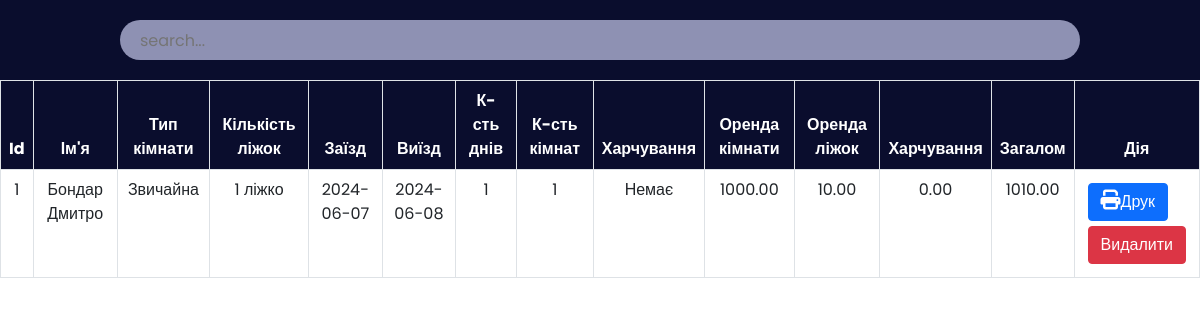
Screenshot of /admin/payment.php with the database file from the repository.
### tables this page shows
CREATE TABLE `payment` (
  `id` int(30) NOT NULL,
  `Name` varchar(30) NOT NULL,
  `Email` varchar(30) NOT NULL,
  `RoomType` varchar(30) NOT NULL,
  `Bed` varchar(30) NOT NULL,
  `NoofRoom` int(30) NOT NULL,
  `cin` date NOT NULL,
  `cout` date NOT NULL,
  `noofdays` int(30) NOT NULL,
  `roomtotal` double(8,2) NOT NULL,
  `bedtotal` double(8,2) NOT NULL,
  `meal` varchar(30) NOT NULL,
  `mealtotal` double(8,2) NOT NULL,
  `finaltotal` double(8,2) NOT NULL
);

### admin/payment.php (the view, shortened to what this page needs)
<?php
    include '../config.php';
?>
<!DOCTYPE html>
<html lang="en">
<head>
    <link href="https://cdn.jsdelivr.net/npm/bootstrap@5.0.2/dist/css/bootstrap.min.css" rel="stylesheet">
    <link rel="stylesheet" href="https://cdnjs.cloudflare.com/ajax/libs/font-awesome/6.2.0/css/all.min.css"/>
	<link rel="stylesheet" href="css/roombook.css">
</head>
<body>
	<div class="searchsection">
        <input type="text" name="search_bar" id="search_bar" placeholder="search..." onkeyup="searchFun()">
    </div>
    <div class="roombooktable" class="table-responsive-xl">
        <?php
            $paymanttablesql = "SELECT * FROM payment";
            $paymantresult = mysqli_query($conn, $paymanttablesql);
        ?>
        <table class="table table-bordered" id="table-data">
            <thead>
                <tr>
                    <th scope="col">Id</th>
                    <th scope="col">Ім'я</th>
                    <th scope="col">Тип кімнати</th>
                    <th scope="col">Кількість ліжок</th>
                    <th scope="col">Заїзд</th>
                    <th scope="col">Виїзд</th>
					<th scope="col">К-сть днів</th>
                    <th scope="col">К-сть кімнат</th>
					<th scope="col">Харчування</th>
                    <th scope="col">Оренда кімнати</th>
                    <th scope="col">Оренда ліжок</th>
                    <th scope="col">Харчування</th>
					<th scope="col">Загалом</th>
                    <th scope="col">Дія</th>
                </tr>
            </thead>
            <tbody>
            <?php
            while ($res = mysqli_fetch_array($paymantresult)) {
            ?>
                <tr>
                    <td><?php echo $res['id'] ?></td>
                    <td><?php echo $res['Name'] ?></td>
                    <td><?php echo $res['RoomType'] ?></td>
                    <td><?php echo $res['Bed'] ?></td>
					<td><?php echo $res['cin'] ?></td>
                    <td><?php echo $res['cout'] ?></td>
					<td><?php echo $res['noofdays'] ?></td>
                    <td><?php echo $res['NoofRoom'] ?></td>
                    <td><?php echo $res['meal'] ?></td>
                    <td><?php echo $res['roomtotal'] ?></td>
					<td><?php echo $res['bedtotal'] ?></td>
					<td><?php echo $res['mealtotal'] ?></td>
					<td><?php echo $res['finaltotal'] ?></td>
                    <td class="action">
                        <a href="invoiceprint.php?id= <?php echo $res['id']?>"><button class="btn btn-primary"><i class="fa-solid fa-print"></i>Друк</button></a>
						<a href="paymantdelete.php?id=<?php echo $res['id']?>"><button class="btn btn-danger">Видалити</button></a>
                    </td>
                </tr>
            <?php
            }
            ?>
            </tbody>
        </table>
    </div>
</body>
</html>

### admin/css/roombook.css (style rules this page uses)
:root { --bg-text-shadow: 0 2px 4px rgb(13 0 77 / 8%), 0 3px 6px rgb(13 0 77 / 8%), 0 8px 16px rgb(13 0 77 / 8%); --bg-box-shadow: 0px 0px 20px 6px rgba(26, 30, 164, 0.31); }
body { background-color: #ffff; }
* { margin: 0; padding: 0; font-family: 'Poppins', sans-serif; }
i { font-size: 20px; }
.searchsection { height: 80px; width: 100%; display: flex; justify-content: space-evenly; align-items: center; background-color: #0a0d2d; position: fixed; z-index: 500; }
#search_bar { height: 40px; width: 80%; border: none; background-color: rgba(195, 198, 233, 0.714); padding-left: 20px; border-radius: 30px; }
a { color: black; }
.roombooktable { position: absolute; color: #0a0d2d; margin-top: 80px; width: 100%; height: 100vh; padding-bottom: 900px; }
.roombooktable thead { background-color: #0a0d2d; color: white; text-align: center; }
.roombooktable tbody { text-align: center; }
.action a { text-decoration: none; }
.action button { display: flex; flex-wrap: wrap; margin: 5px; }

### rows the page displays
payment: id "1", Name "Бондар Дмитро", RoomType "Звичайна", Bed "1 ліжко", cin "2024-06-07", cout "2024-06-08", noofdays "1", NoofRoom "1", meal "Немає", roomtotal "1000.00", bedtotal "10.00", mealtotal "0.00", finaltotal "1010.00"
